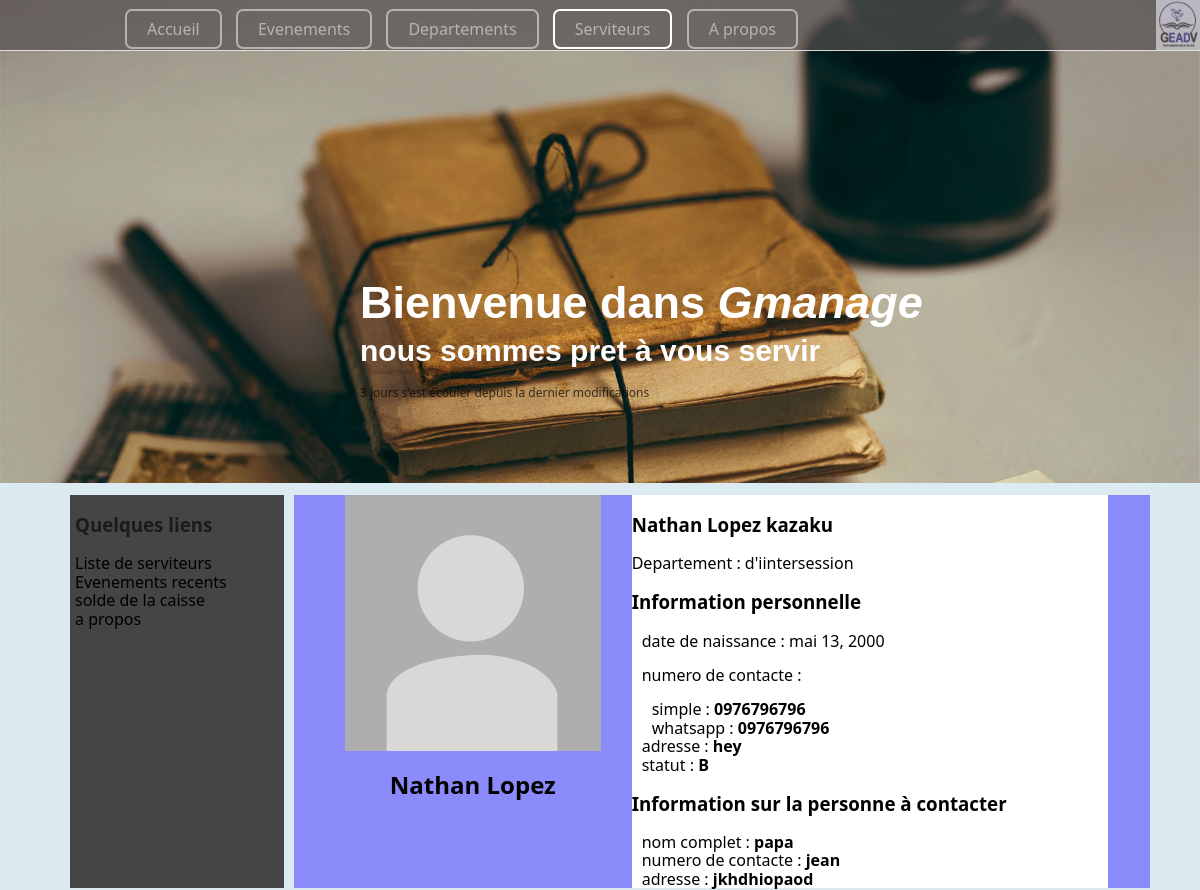
The app's page /serviteurs/serviteurs/19 with its own data.
### serviteurs/models.py (models this page shows, shortened)
class Serviteurs(models.Model):
    RESPONSABLE = (
        ('Père', 'Père'),
        ('Mère', 'Mère'),
        ('Tuteur', 'Tutreur'),
    )
    STATUS_SERVICE = (
        ('S', 'Suspendu'),
        ('O', 'En observation'),
        ('B', 'conduite parfaite'),
    )
    GENRE = (
        ('Servante', 'Servante'),
        ('Serviteur', 'Serviteur'),
    )
    prenom = models.CharField(max_length=100)
    post_nom = models.CharField(max_length=100)
    nom = models.CharField(max_length=100)
    genre = models.CharField(
        verbose_name='Genre',
        max_length=10,
        choices=GENRE,
        default='Servante',
    )
    date_de_naissance = models.DateField("date de naissance")
    doc = models.ImageField(
        blank=True,
        null=True,
        upload_to='photo',
    )
    contact = models.CharField("numero de contact", max_length=15, help_text="ex : +243", blank=True, null=True)
    reseau = models.CharField("numero reseau sociaux", max_length=15, blank=True, null=True)
    adresse = models.CharField(max_length=350, help_text=" Lubumbashi/C. kenya/Av. circulaire/n°303")
    nom_responsable = models.CharField("nom complet", max_length=250, null=True, blank=True)
    contactC = models.CharField("numero de contact de la personne à contacter", max_length=15)
    degret = models.CharField(
        verbose_name="Degré de parenté",
        max_length=6,
        choices=RESPONSABLE,
        default='Père',
    )
    adresseC = models.CharField(max_length=350, help_text=" Lubumbashi/C. kenya/Av. circulaire/n°303")
    status = models.CharField(
        max_length=1,
        choices=STATUS_SERVICE,
        blank=True,
        default='B',
        help_text='resumé de la conduite d\' un serviteur',
    )

### serviteurs/views.py (the view)
# urls.py: path('serviteurs/<int:pk>', Detailserviteur.as_view(), name='serviteur-detail'),
class Detailserviteur(DetailView):
    model = Serviteurs
    template_name = "serviteurs/serviteur_detail.html"

### serviteurs/templates/serviteurs/serviteur_detail.html (shortened to what this page needs)
{% extends 'serviteurs/base.html' %}
{% block style %}
    {% load static %}
    <link rel="stylesheet" type="text/css"  href="{% static 'serviteurs/detail_serviteurs.css' %}"> {% endblock %}
{% block maincontent %}
    <div class="containerDetail">
        <div class="photoDetail">
            <img src="{{ serviteurs.doc.url }}" alt="photo de {{ serviteurs.nom }} ">
            <h2>{{ serviteurs.prenom }} {{ serviteurs.post_nom }}</h2>
        </div>
        <div class="infoDetail">
            <div class="name">
                <h3>{{ serviteurs.prenom }} {{ serviteurs.post_nom }} {{ serviteurs.nom }}</h3>
                <p class="departement">Departement : d'iintersession</p>
            </div>
            <div class="moreinfo">
                <h3>Information personnelle</h3>
                <ul class="liste">
                    <li>date de naissance : <strong class="importants"></strong>  {{ serviteurs.date_de_naissance }}</li>
                    <li>
                         <p>numero de contacte :</p>
                         <ul class="liste">
                             <li>simple : <strong class="importants">{{ serviteurs.contact }}</strong> </li>
                             <li>whatsapp : <strong class="importants">{% if serviteurs.reseau %}{{ serviteurs.reseau }}{% else %} pas de numero reseaux{% endif %}</strong>
                             </li>
                         </ul>
                    </li>
                    <li>adresse : <strong class="importants">{{ serviteurs.adresse }}</strong> </li>
                    <li>statut : <strong class="importants">{{ serviteurs.status }}</strong> </li>
                </ul>
                <h3>Information sur la personne à contacter</h3>
                <ul class="liste">
                    <li>nom complet : <strong class="importants">{{ serviteurs.nom_responsable }}</strong> </li>
                    <li>numero de contacte : <strong class="importants">{{ serviteurs.contactC }}</strong> </li>
                    <li>adresse : <strong class="importants">{{ serviteurs.adresseC }}</strong></li>
                </ul>
            </div>
        </div>
    </div>
{% endblock %}

### static/css/base.css (style rules this page uses)
body { background-color: rgb(220, 235, 242); font-family: 'Segoe UI', Tahoma, Geneva, Verdana, sans-serif; color: black; }

### serviteurs/static/serviteurs/detail_serviteurs.css (style rules this page uses)
.liste { list-style: none; padding-left: 10px; margin: 0; }
.containerDetail { width: 95%; display: flex; }
.photoDetail h2 { margin-left: auto; margin-right: auto; }
.photoDetail { width: 40%; display: flex; flex-direction: column; align-items: center; }
.infoDetail { width: 60%; background-color: white; }

### static/css/normalise.css (style rules this page uses)
html { line-height: 1.15; -webkit-text-size-adjust: 100%; }
body { margin: 0; }
b, strong { font-weight: bolder; }
img { border-style: none; }

### records on screen
Serviteurs: doc (picture), prenom "Nathan", post_nom "Lopez", nom "kazaku", date_de_naissance "mai 13, 2000", contact "0976796796", reseau "0976796796", adresse "hey", status "B", nom_responsable "papa", contactC "jean", adresseC "jkhdhiopaod"
